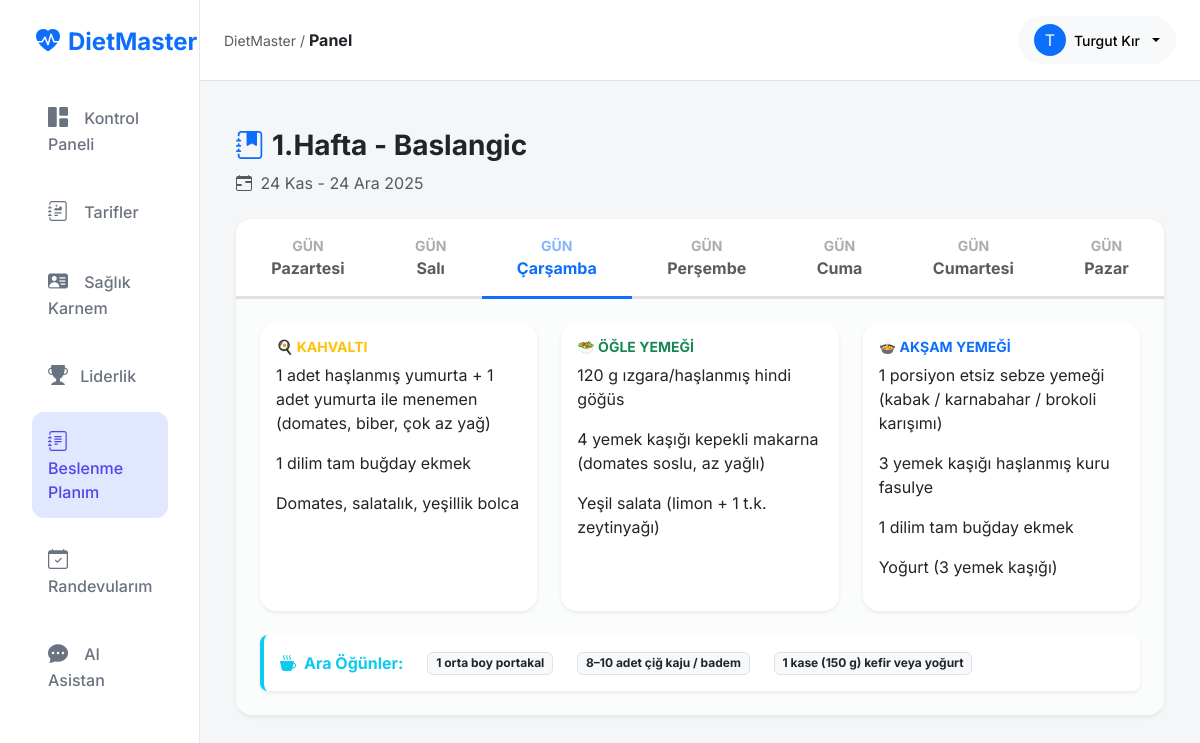
The app's page /nutrition/my-plan/ (signed in) with its own data.
### apps/users/models.py (models this page shows, shortened)
class CustomUser(AbstractUser):
    class Role(models.TextChoices):
        ADMIN = "ADMIN", "Diyetisyen (Admin)"
        STAFF = "STAFF", "Stajyer"
        CLIENT = "CLIENT", "Danışan"
        NEW_CLIENT = "NEW_CLIENT", "Yeni Üye (Potansiyel)"
    role = models.CharField(
        max_length=50,
        choices=Role.choices,
        default=Role.NEW_CLIENT,
        verbose_name="Kullanıcı Rolü"
    )
    phone_number = models.CharField(
        max_length=15,
        blank=True,
        null=True,
        verbose_name="Telefon Numarası"
    )
    profile_photo = models.ImageField(
        upload_to='profile_photos/',
        blank=True,
        null=True,
        verbose_name="Profil Fotoğrafı"
    )

### apps/nutrition/models.py (models this page shows, shortened)
class DietProgram(models.Model):
    user = models.ForeignKey(
        settings.AUTH_USER_MODEL,
        on_delete=models.CASCADE,
        related_name="diet_programs",
        limit_choices_to={'role': 'CLIENT'} # Sadece Danışanlar seçilebilsin
    )
    title = models.CharField("Program Adı", max_length=100, help_text="Örn: 1. Hafta - Detoks Listesi")
    start_date = models.DateField("Başlangıç Tarihi")
    end_date = models.DateField("Bitiş Tarihi")
    is_active = models.BooleanField("Aktif Program mı?", default=True)
    created_at = models.DateTimeField(auto_now_add=True)

class DailyMealPlan(models.Model):
    DAYS_OF_WEEK = [
        (0, 'Pazartesi'),
        (1, 'Salı'),
        (2, 'Çarşamba'),
        (3, 'Perşembe'),
        (4, 'Cuma'),
        (5, 'Cumartesi'),
        (6, 'Pazar'),
    ]
    program = models.ForeignKey(DietProgram, on_delete=models.CASCADE, related_name="daily_plans")
    day_of_week = models.IntegerField("Gün", choices=DAYS_OF_WEEK)
    breakfast = models.TextField("Kahvaltı", blank=True)
    lunch = models.TextField("Öğle Yemeği", blank=True)
    dinner = models.TextField("Akşam Yemeği", blank=True)
    snack_1 = models.TextField("Ara Öğün 1 (Kuşluk)", blank=True)
    snack_2 = models.TextField("Ara Öğün 2 (İkindi)", blank=True)
    snack_3 = models.TextField("Ara Öğün 3 (Gece)", blank=True)
    class Meta:
        ordering = ['day_of_week']
        unique_together = ('program', 'day_of_week') # Aynı programa aynı günden 2 tane eklenemesin

### apps/nutrition/views.py (the view)
# urls.py: path('my-plan/', views.my_plan, name='my_plan'),
@login_required
def my_plan(request):
    if request.user.role != 'CLIENT':
        return redirect('core:dashboard')
    today = date.today()
    active_program = DietProgram.objects.filter(
        user=request.user,
        is_active=True,
        start_date__lte=today,
        end_date__gte=today
    ).first()
    days = []
    if active_program:
        days = active_program.daily_plans.all().order_by('day_of_week')
    return render(request, 'nutrition/my_plan.html', {
        'program': active_program,
        'days': days,
        'today_index': today.weekday() # 0=Pzt, 6=Pazar
    })

### apps/nutrition/templates/nutrition/my_plan.html (shortened to what this page needs)
{% extends 'base.html' %}
{% block content %}
<div class="container-fluid py-4">
    {% if program %}
        <div class="d-flex justify-content-between align-items-center mb-4">
            <div>
                <h3 class="fw-bold text-dark"><i class="bi bi-journal-bookmark-fill text-primary me-2"></i>{{ program.title }}</h3>
                <p class="text-muted mb-0">
                    <i class="bi bi-calendar-range me-1"></i> {{ program.start_date|date:"d M" }} - {{ program.end_date|date:"d M Y" }}
                </p>
            </div>
        </div>
        <div class="card border-0 shadow-sm rounded-4 overflow-hidden">
            <div class="card-header bg-white border-bottom p-0">
                <ul class="nav nav-tabs nav-fill border-0" id="dietTabs" role="tablist">
                    {% for day in days %}
                    <li class="nav-item" role="presentation">
                        <button class="nav-link py-3 fw-bold rounded-0 border-0 border-bottom border-3 {% if day.day_of_week == today_index %}active border-primary text-primary{% else %}text-muted border-transparent{% endif %}"
                                id="day-{{ day.id }}-tab"
                                data-bs-toggle="tab"
                                data-bs-target="#day-{{ day.id }}"
                                type="button"
                                role="tab">
                            <span class="d-block small text-uppercase opacity-50">Gün</span>
                            {{ day.get_day_of_week_display }}
                        </button>
                    </li>
                    {% endfor %}
                </ul>
            </div>
            <div class="card-body p-4 bg-light bg-opacity-50">
                <div class="tab-content" id="dietTabsContent">
                    {% for day in days %}
                    <div class="tab-pane fade {% if day.day_of_week == today_index %}show active{% endif %}" id="day-{{ day.id }}" role="tabpanel">
                        <div class="row g-4 justify-content-center">
                            <div class="col-md-6 col-lg-4">
                                <div class="card h-100 border-0 shadow-sm rounded-4">
                                    <div class="card-body">
                                        <h6 class="fw-bold text-warning text-uppercase small mb-2">🍳 Kahvaltı</h6>
                                        <p class="mb-0 text-dark">{{ day.breakfast|default:"Belirtilmemiş"|linebreaks }}</p>
                                    </div>
                                </div>
                            </div>
                            <div class="col-md-6 col-lg-4">
                                <div class="card h-100 border-0 shadow-sm rounded-4">
                                    <div class="card-body">
                                        <h6 class="fw-bold text-success text-uppercase small mb-2">🥗 Öğle Yemeği</h6>
                                        <p class="mb-0 text-dark">{{ day.lunch|default:"Belirtilmemiş"|linebreaks }}</p>
                                    </div>
                                </div>
                            </div>
                            <div class="col-md-6 col-lg-4">
                                <div class="card h-100 border-0 shadow-sm rounded-4">
                                    <div class="card-body">
                                        <h6 class="fw-bold text-primary text-uppercase small mb-2">🍲 Akşam Yemeği</h6>
                                        <p class="mb-0 text-dark">{{ day.dinner|default:"Belirtilmemiş"|linebreaks }}</p>
                                    </div>
                                </div>
                            </div>
                            {% if day.snack_1 or day.snack_2 or day.snack_3 %}
                            <div class="col-12">
                                <div class="card border-0 border-start border-4 border-info shadow-sm rounded-3 bg-white">
                                    <div class="card-body d-flex flex-wrap gap-4 align-items-center">
                                        <div class="fw-bold text-info"><i class="bi bi-cup-hot-fill me-2"></i>Ara Öğünler:</div>
                                        {% if day.snack_1 %}<span class="badge bg-light text-dark border">{{ day.snack_1 }}</span>{% endif %}
                                        {% if day.snack_2 %}<span class="badge bg-light text-dark border">{{ day.snack_2 }}</span>{% endif %}
                                        {% if day.snack_3 %}<span class="badge bg-light text-dark border">{{ day.snack_3 }}</span>{% endif %}
                                    </div>
                                </div>
                            </div>
                            {% endif %}
                        </div>
                    </div>
                    {% endfor %}
                </div>
            </div>
        </div>
    {% endif %}
</div>
{% endblock %}

### templates/base.html (shortened to what this page needs)
{% load static %}
<!DOCTYPE html>
<html lang="tr">
<head>
    <link href="https://cdn.jsdelivr.net/npm/bootstrap@5.3.2/dist/css/bootstrap.min.css" rel="stylesheet">
    <link rel="stylesheet" href="https://cdn.jsdelivr.net/npm/bootstrap-icons@1.11.3/font/bootstrap-icons.min.css">
    <link rel="stylesheet" href="{% static 'css/main.css' %}">
</head>
<body>
<div class="container-fluid">
    <div class="row">
        {% if user.is_authenticated %}
        <nav id="sidebar" class="col-md-3 col-lg-2 d-none d-md-block sidebar min-vh-100">
            <div class="position-sticky pt-3">
                <div class="px-4 pb-4 pt-2">
                    <a class="navbar-brand fs-4 fw-bold text-primary d-flex align-items-center" href="{% url 'core:dashboard' %}">
                        <i class="bi bi-heart-pulse-fill me-2"></i> DietMaster
                    </a>
                </div>
                <ul class="nav flex-column px-2">
                    <li class="nav-item mb-1">
                        <a class="nav-link {% if request.resolver_match.view_name == 'core:dashboard' %}active{% endif %}" href="{% url 'core:dashboard' %}">
                            <i class="bi bi-grid-1x2-fill"></i>
                            <span>Kontrol Paneli</span>
                        </a>
                    </li>
                    <li class="nav-item mb-1">
                        <a class="nav-link {% if 'recipes' in request.resolver_match.view_name %}active{% endif %}" href="{% url 'recipes:list' %}">
                            <i class="bi bi-journal-richtext"></i>
                            <span>Tarifler</span>
                        </a>
                    </li>
                    {% if user.role == 'CLIENT' %}
                    <li class="nav-item mb-1">
                        <a class="nav-link {% if 'profiles' in request.path %}active{% endif %}" href="{% url 'profiles:detail' %}">
                            <i class="bi bi-person-vcard-fill"></i>
                            <span>Sağlık Karnem</span>
                        </a>
                    </li>
                    <li class="nav-item">
                        <a class="nav-link" href="{% url 'leaderboard:ranking' %}">
                            <i class="bi bi-trophy-fill me-2"></i> Liderlik
                        </a>
                    </li>
                    <li class="nav-item mb-1">
                        <a class="nav-link {% if 'nutrition/my-plan' in request.path %}active{% endif %}" href="{% url 'nutrition:my_plan' %}">
                            <i class="bi bi-journal-text"></i>
                            <span>Beslenme Planım</span>
                        </a>
                    </li>
                    <li class="nav-item mb-1">
                        <a class="nav-link {% if 'appointments' in request.path %}active{% endif %}" href="{% url 'appointments:calendar' %}">
                            <i class="bi bi-calendar-check"></i>
                            <span>Randevularım</span>
                        </a>
                    </li>
                    <li class="nav-item mb-1">
                        <a class="nav-link {% if 'chat' in request.path %}active{% endif %}" href="{% url 'chat:room' %}">
                            <i class="bi bi-chat-dots-fill"></i>
                            <span>AI Asistan</span>
                        </a>
                    </li>
                    {% endif %}
                </ul>
            </div>
        </nav>
        {% endif %}
        <div class="col-md-9 ms-sm-auto col-lg-10 p-0 bg-light bg-opacity-50 min-vh-100">
            <header class="header-navbar sticky-top bg-white border-bottom d-flex align-items-center justify-content-between px-4 py-3">
                <div class="d-none d-md-block">
                    <span class="text-muted small">DietMaster / </span>
                    <span class="fw-bold text-dark">{% block title_breadcrumb %}Panel{% endblock %}</span>
                </div>
                <div class="dropdown">
                    <button class="btn btn-light bg-gray-50 border-0 dropdown-toggle d-flex align-items-center gap-2 py-2 px-3 rounded-pill" type="button" data-bs-toggle="dropdown" aria-expanded="false">
                        <div class="bg-primary text-white rounded-circle d-flex align-items-center justify-content-center" style="width: 32px; height: 32px;">
                            {{ request.user.first_name|slice:":1"|default:request.user.username|slice:":1"|upper }}
                        </div>
                        <span class="fw-medium small d-none d-md-inline">{{ request.user.get_full_name|default:request.user.username }}</span>
                    </button>
                </div>
            </header>
            <main class="p-4">
                {% block content %}{% endblock %}
            </main>
        </div>
    </div>
</div>
</body>
</html>

### static/css/main.css (style rules this page uses)
:root { --primary: #6366f1; --primary-dark: #4f46e5; --primary-light: #e0e7ff; --secondary: #64748b; --success: #10b981; --warning: #f59e0b; --danger: #ef4444; --bg-body: #f3f4f6; --bg-card: #ffffff; --gradient-primary: linear-gradient(135deg, #6366f1 0%, #4f46e5 100%); --shadow-sm: 0 1px 2px 0 rgb(0 0 0 / 0.05); --shadow-md: 0 4px 6px -1px rgb(0 0 0 / 0.1), 0 2px 4px -1px rgb(0 0 0 / 0.06); --shadow-lg: 0 10px 15px -3px rgb(0 0 0 / 0.1), 0 4px 6px -2px rgb(0 0 0 / 0.05); --radius-md: 12px; --radius-lg: 16px; --radius-full: 9999px; --transition: all 0.2s cubic-bezier(0.4, 0, 0.2, 1); }
body { font-family: 'Inter', sans-serif; background-color: var(--bg-body); color: #1f2937; -webkit-font-smoothing: antialiased; }
a { text-decoration: none; }
.sidebar { background-color: var(--bg-card); border-right: 1px solid #e5e7eb; }
.sidebar .nav-link { color: #6b7280; font-weight: 500; padding: 0.875rem 1rem; margin: 0.25rem 0.75rem; border-radius: var(--radius-md); transition: var(--transition); }
.sidebar .nav-link.active { background-color: var(--primary-light); color: var(--primary-dark); }
.sidebar .nav-link i { margin-right: 0.75rem; font-size: 1.25rem; }

### records on screen
CustomUser: user.first_name "T", user.get_full_name "Turgut Kır"
DietProgram: title "1.Hafta - Baslangic", start_date "24 Kas", end_date "24 Ara 2025"
DailyMealPlan: day_of_week "Pazartesi"
DailyMealPlan: day_of_week "Salı"
DailyMealPlan: day_of_week "Çarşamba", breakfast "1 adet haşlanmış yumurta + 1 adet yumurta ile menemen (domates, biber, çok az yağ) 1 dilim tam buğday ekmek Domates, salatalık, yeşillik bolca", lunch "120 g ızgara/haşlanmış hindi göğüs 4 yemek kaşığı kepekli makarna (domates soslu, az yağlı) Yeşil salata (limon + 1 t.k. zeytinyağı)", dinner "1 porsiyon etsiz sebze yemeği (kabak / karnabahar / brokoli karışımı) 3 yemek kaşığı haşlanmış kuru fasulye 1 dilim tam buğday ekmek Yoğurt (3 yemek kaşığı)", snack_1 "1 orta boy portakal", snack_2 "8–10 adet çiğ kaju / badem", snack_3 "1 kase (150 g) kefir veya yoğurt"
DailyMealPlan: day_of_week "Perşembe"
DailyMealPlan: day_of_week "Cuma"
DailyMealPlan: day_of_week "Cumartesi"
DailyMealPlan: day_of_week "Pazar"
